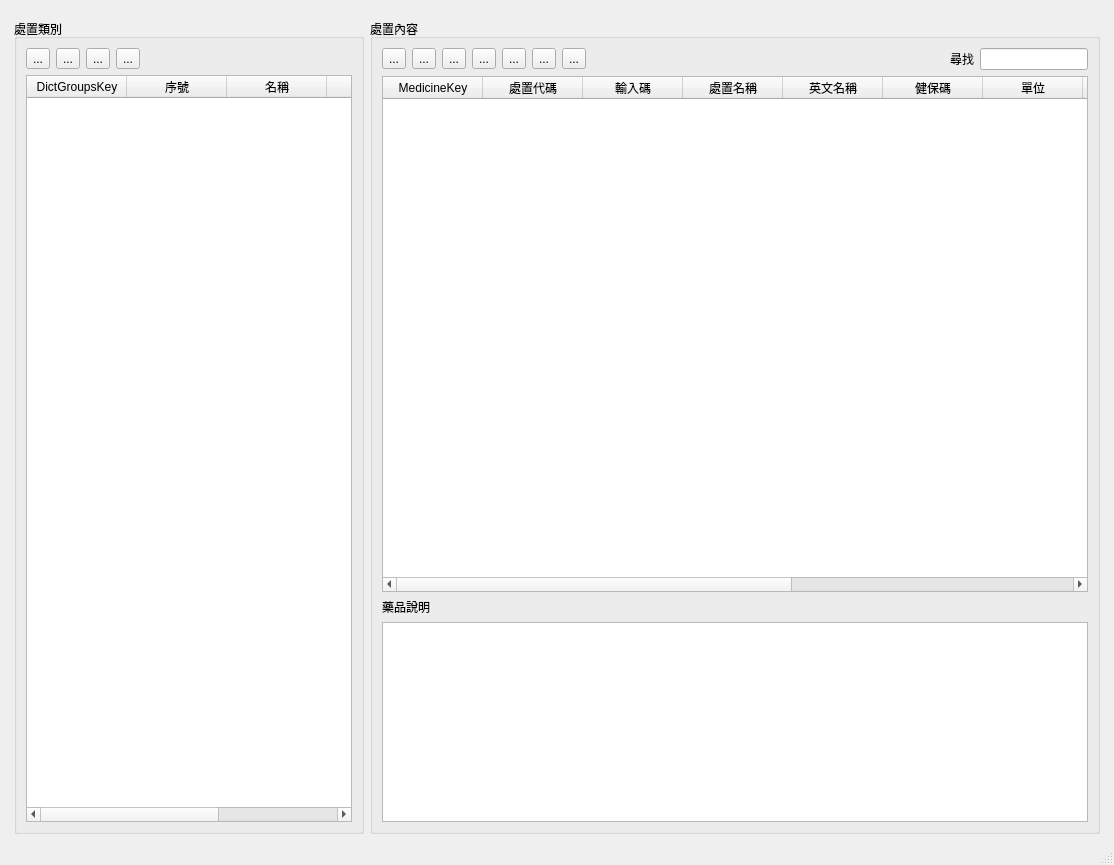
<?xml version="1.0" encoding="UTF-8"?>
<ui version="4.0">
 <class>Dict_treat</class>
 <widget class="QMainWindow" name="Dict_treat">
  <property name="geometry">
   <rect>
    <x>0</x>
    <y>0</y>
    <width>1114</width>
    <height>865</height>
   </rect>
  </property>
  <property name="windowTitle">
   <string>處置資料</string>
  </property>
  <widget class="QWidget" name="centralwidget">
   <layout class="QHBoxLayout" name="horizontalLayout">
    <item>
     <layout class="QHBoxLayout" name="horizontalLayout_2">
      <property name="leftMargin">
       <number>5</number>
      </property>
      <property name="topMargin">
       <number>10</number>
      </property>
      <property name="rightMargin">
       <number>5</number>
      </property>
      <item>
       <widget class="QGroupBox" name="groupBox_dict_groups_type">
        <property name="maximumSize">
         <size>
          <width>350</width>
          <height>16777215</height>
         </size>
        </property>
        <property name="title">
         <string>處置類別</string>
        </property>
        <layout class="QVBoxLayout" name="verticalLayout_4">
         <item>
          <layout class="QVBoxLayout" name="verticalLayout_3">
           <item>
            <layout class="QHBoxLayout" name="horizontalLayout_3">
             <item>
              <widget class="QToolButton" name="toolButton_add_dict_groups">
               <property name="text">
                <string>...</string>
               </property>
               <property name="icon">
                <iconset>
                 <normaloff>../icons/gtk-add.svg</normaloff>../icons/gtk-add.svg</iconset>
               </property>
              </widget>
             </item>
             <item>
              <widget class="QToolButton" name="toolButton_remove_dict_groups">
               <property name="text">
                <string>...</string>
               </property>
               <property name="icon">
                <iconset>
                 <normaloff>../icons/gtk-remove.svg</normaloff>../icons/gtk-remove.svg</iconset>
               </property>
              </widget>
             </item>
             <item>
              <widget class="QToolButton" name="toolButton_edit_dict_groups">
               <property name="text">
                <string>...</string>
               </property>
               <property name="icon">
                <iconset>
                 <normaloff>../icons/gtk-edit.svg</normaloff>../icons/gtk-edit.svg</iconset>
               </property>
              </widget>
             </item>
             <item>
              <widget class="QToolButton" name="toolButton_charge_field">
               <property name="text">
                <string>...</string>
               </property>
               <property name="icon">
                <iconset>
                 <normaloff>../icons/stock_add-bookmark.svg</normaloff>../icons/stock_add-bookmark.svg</iconset>
               </property>
              </widget>
             </item>
             <item>
              <spacer name="horizontalSpacer">
               <property name="orientation">
                <enum>Qt::Horizontal</enum>
               </property>
               <property name="sizeHint" stdset="0">
                <size>
                 <width>40</width>
                 <height>20</height>
                </size>
               </property>
              </spacer>
             </item>
            </layout>
           </item>
           <item>
            <widget class="QTableWidget" name="tableWidget_dict_groups">
             <property name="maximumSize">
              <size>
               <width>16777215</width>
               <height>16777215</height>
              </size>
             </property>
             <property name="editTriggers">
              <set>QAbstractItemView::NoEditTriggers</set>
             </property>
             <property name="selectionMode">
              <enum>QAbstractItemView::SingleSelection</enum>
             </property>
             <property name="selectionBehavior">
              <enum>QAbstractItemView::SelectRows</enum>
             </property>
             <column>
              <property name="text">
               <string>DictGroupsKey</string>
              </property>
             </column>
             <column>
              <property name="text">
               <string>序號</string>
              </property>
             </column>
             <column>
              <property name="text">
               <string>名稱</string>
              </property>
             </column>
             <column>
              <property name="text">
               <string>抽成</string>
              </property>
             </column>
             <column>
              <property name="text">
               <string>自費批價欄</string>
              </property>
             </column>
            </widget>
           </item>
          </layout>
         </item>
        </layout>
       </widget>
      </item>
      <item>
       <widget class="QGroupBox" name="groupBox_dict_symptom">
        <property name="title">
         <string>處置內容</string>
        </property>
        <layout class="QVBoxLayout" name="verticalLayout_6">
         <item>
          <layout class="QVBoxLayout" name="verticalLayout_5">
           <item>
            <layout class="QHBoxLayout" name="horizontalLayout_5">
             <item>
              <widget class="QToolButton" name="toolButton_add_treat">
               <property name="text">
                <string>...</string>
               </property>
               <property name="icon">
                <iconset>
                 <normaloff>../icons/gtk-add.svg</normaloff>../icons/gtk-add.svg</iconset>
               </property>
              </widget>
             </item>
             <item>
              <widget class="QToolButton" name="toolButton_remove_treat">
               <property name="text">
                <string>...</string>
               </property>
               <property name="icon">
                <iconset>
                 <normaloff>../icons/gtk-remove.svg</normaloff>../icons/gtk-remove.svg</iconset>
               </property>
              </widget>
             </item>
             <item>
              <widget class="QToolButton" name="toolButton_edit_treat">
               <property name="text">
                <string>...</string>
               </property>
               <property name="icon">
                <iconset>
                 <normaloff>../icons/gtk-edit.svg</normaloff>../icons/gtk-edit.svg</iconset>
               </property>
              </widget>
             </item>
             <item>
              <widget class="QToolButton" name="toolButton_copy_drug">
               <property name="toolTip">
                <string>複製處方</string>
               </property>
               <property name="text">
                <string>...</string>
               </property>
               <property name="icon">
                <iconset>
                 <normaloff>../icons/gtk-copy.svg</normaloff>../icons/gtk-copy.svg</iconset>
               </property>
              </widget>
             </item>
             <item>
              <widget class="QToolButton" name="toolButton_cut_drug">
               <property name="toolTip">
                <string>剪下處方</string>
               </property>
               <property name="text">
                <string>...</string>
               </property>
               <property name="icon">
                <iconset>
                 <normaloff>../icons/gtk-cut.svg</normaloff>../icons/gtk-cut.svg</iconset>
               </property>
              </widget>
             </item>
             <item>
              <widget class="QToolButton" name="toolButton_export">
               <property name="toolTip">
                <string>匯出選取的處方</string>
               </property>
               <property name="text">
                <string>...</string>
               </property>
               <property name="icon">
                <iconset>
                 <normaloff>../icons/document-export.svg</normaloff>../icons/document-export.svg</iconset>
               </property>
              </widget>
             </item>
             <item>
              <widget class="QToolButton" name="toolButton_import">
               <property name="toolTip">
                <string>匯入處方</string>
               </property>
               <property name="text">
                <string>...</string>
               </property>
               <property name="icon">
                <iconset>
                 <normaloff>../icons/document-import.svg</normaloff>../icons/document-import.svg</iconset>
               </property>
              </widget>
             </item>
             <item>
              <spacer name="horizontalSpacer_3">
               <property name="orientation">
                <enum>Qt::Horizontal</enum>
               </property>
               <property name="sizeHint" stdset="0">
                <size>
                 <width>40</width>
                 <height>20</height>
                </size>
               </property>
              </spacer>
             </item>
             <item>
              <spacer name="horizontalSpacer_4">
               <property name="orientation">
                <enum>Qt::Horizontal</enum>
               </property>
               <property name="sizeHint" stdset="0">
                <size>
                 <width>40</width>
                 <height>20</height>
                </size>
               </property>
              </spacer>
             </item>
             <item>
              <spacer name="horizontalSpacer_5">
               <property name="orientation">
                <enum>Qt::Horizontal</enum>
               </property>
               <property name="sizeHint" stdset="0">
                <size>
                 <width>40</width>
                 <height>20</height>
                </size>
               </property>
              </spacer>
             </item>
             <item>
              <spacer name="horizontalSpacer_6">
               <property name="orientation">
                <enum>Qt::Horizontal</enum>
               </property>
               <property name="sizeHint" stdset="0">
                <size>
                 <width>40</width>
                 <height>20</height>
                </size>
               </property>
              </spacer>
             </item>
             <item>
              <widget class="QLabel" name="label_2">
               <property name="text">
                <string>尋找</string>
               </property>
              </widget>
             </item>
             <item>
              <widget class="QLineEdit" name="lineEdit_search_treat"/>
             </item>
            </layout>
           </item>
           <item>
            <widget class="QTableWidget" name="tableWidget_dict_treat">
             <property name="editTriggers">
              <set>QAbstractItemView::NoEditTriggers</set>
             </property>
             <property name="selectionMode">
              <enum>QAbstractItemView::ExtendedSelection</enum>
             </property>
             <property name="selectionBehavior">
              <enum>QAbstractItemView::SelectRows</enum>
             </property>
             <column>
              <property name="text">
               <string>MedicineKey</string>
              </property>
             </column>
             <column>
              <property name="text">
               <string>處置代碼</string>
              </property>
             </column>
             <column>
              <property name="text">
               <string>輸入碼</string>
              </property>
             </column>
             <column>
              <property name="text">
               <string>處置名稱</string>
              </property>
             </column>
             <column>
              <property name="text">
               <string>英文名稱</string>
              </property>
             </column>
             <column>
              <property name="text">
               <string>健保碼</string>
              </property>
             </column>
             <column>
              <property name="text">
               <string>單位</string>
              </property>
             </column>
             <column>
              <property name="text">
               <string>分類</string>
              </property>
             </column>
             <column>
              <property name="text">
               <string>進價</string>
              </property>
             </column>
             <column>
              <property name="text">
               <string>售價</string>
              </property>
             </column>
             <column>
              <property name="text">
               <string>抽成</string>
              </property>
             </column>
             <column>
              <property name="text">
               <string>停用狀態</string>
              </property>
             </column>
            </widget>
           </item>
           <item>
            <widget class="QLabel" name="label">
             <property name="text">
              <string>藥品說明</string>
             </property>
            </widget>
           </item>
           <item>
            <widget class="QTextEdit" name="textEdit_description">
             <property name="maximumSize">
              <size>
               <width>16777215</width>
               <height>200</height>
              </size>
             </property>
             <property name="readOnly">
              <bool>true</bool>
             </property>
            </widget>
           </item>
          </layout>
         </item>
        </layout>
       </widget>
      </item>
     </layout>
    </item>
   </layout>
  </widget>
  <widget class="QStatusBar" name="statusbar"/>
  <widget class="QMenuBar" name="menubar">
   <property name="geometry">
    <rect>
     <x>0</x>
     <y>0</y>
     <width>1114</width>
     <height>33</height>
    </rect>
   </property>
  </widget>
 </widget>
 <resources/>
 <connections/>
</ui>
